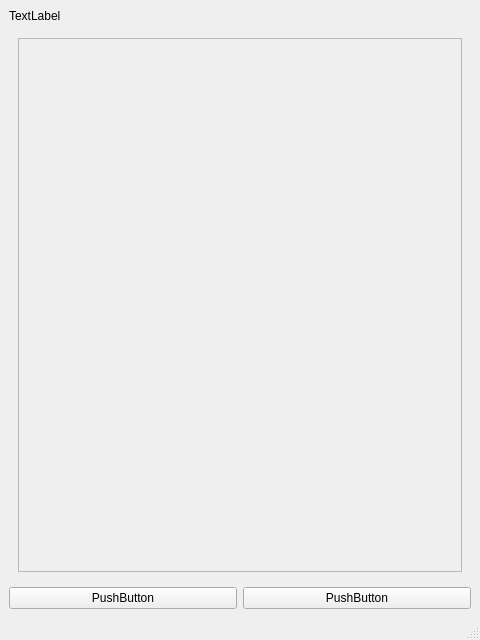
<?xml version="1.0" encoding="UTF-8"?>
<ui version="4.0">
 <class>MainWindow</class>
 <widget class="QMainWindow" name="MainWindow">
  <property name="geometry">
   <rect>
    <x>0</x>
    <y>0</y>
    <width>480</width>
    <height>640</height>
   </rect>
  </property>
  <property name="windowTitle">
   <string>MainWindow</string>
  </property>
  <widget class="QWidget" name="centralwidget">
   <layout class="QVBoxLayout" name="verticalLayout">
    <item>
     <widget class="QLabel" name="label">
      <property name="text">
       <string>TextLabel</string>
      </property>
     </widget>
    </item>
    <item>
     <widget class="QStackedWidget" name="stackedWidget">
      <property name="currentIndex">
       <number>0</number>
      </property>
      <widget class="QWidget" name="page">
       <layout class="QVBoxLayout" name="verticalLayout_2">
        <item>
         <widget class="QScrollArea" name="scrollArea">
          <property name="widgetResizable">
           <bool>true</bool>
          </property>
          <widget class="QWidget" name="scrollAreaWidgetContents">
           <property name="geometry">
            <rect>
             <x>0</x>
             <y>0</y>
             <width>442</width>
             <height>524</height>
            </rect>
           </property>
          </widget>
         </widget>
        </item>
       </layout>
      </widget>
      <widget class="QWidget" name="page_2"/>
     </widget>
    </item>
    <item>
     <layout class="QHBoxLayout" name="horizontalLayout">
      <item>
       <widget class="QPushButton" name="pushButton_2">
        <property name="text">
         <string>PushButton</string>
        </property>
       </widget>
      </item>
      <item>
       <widget class="QPushButton" name="pushButton">
        <property name="text">
         <string>PushButton</string>
        </property>
       </widget>
      </item>
     </layout>
    </item>
   </layout>
  </widget>
  <widget class="QStatusBar" name="statusbar"/>
 </widget>
 <resources/>
 <connections/>
</ui>
